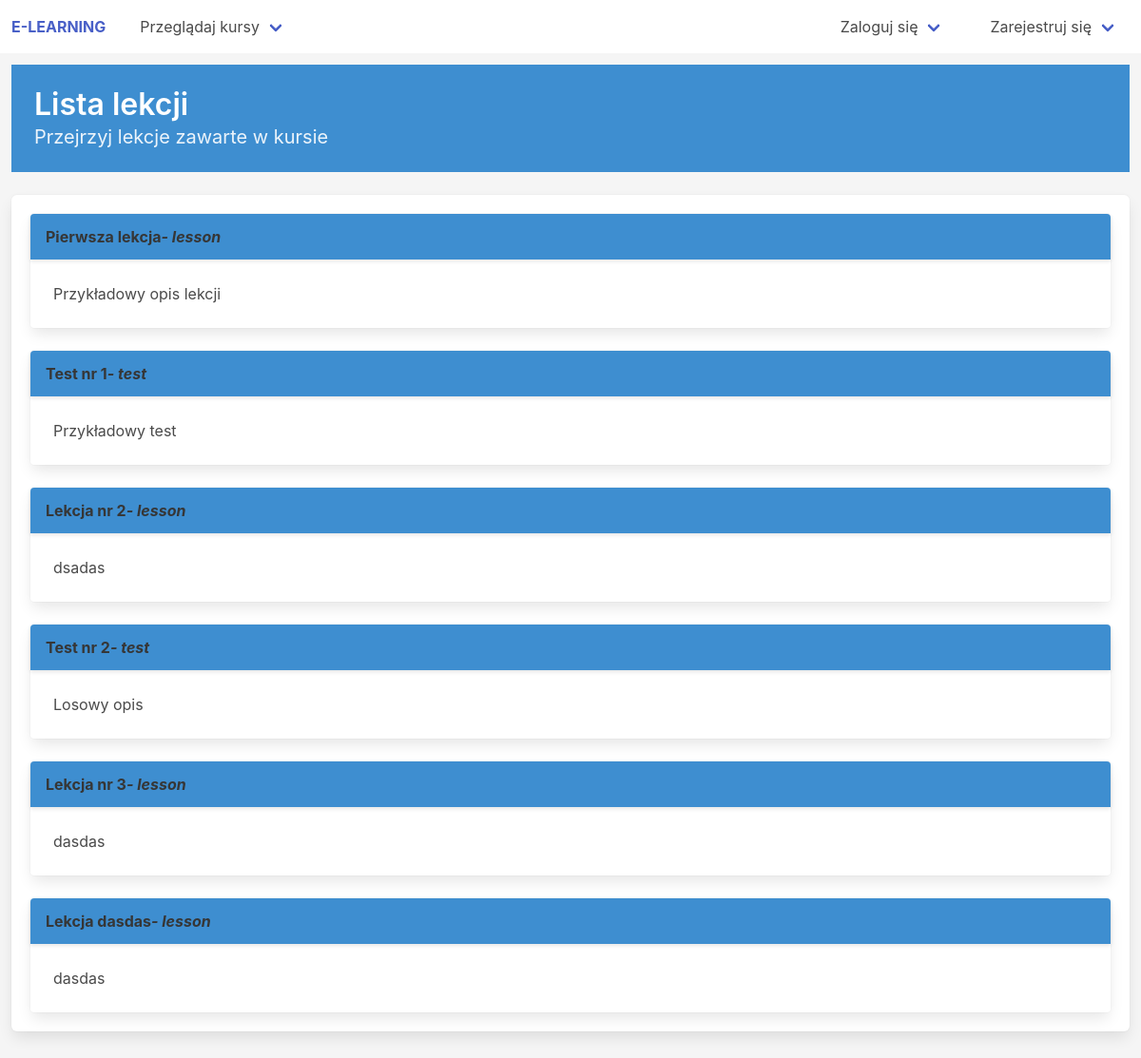
The app's page /courses/course-view/nr-1 with its own data.
### courses/models.py (models this page shows, shortened)
class Node(models.Model):
    NODE_TYPE = [
        ('lesson', 'Lekcja'),
        ('test', 'Test')
    ]
    name = models.CharField(max_length=100)
    desc = models.CharField(max_length=200)
    content = models.CharField(max_length=2000, default='')
    slug = models.SlugField(allow_unicode=True, blank=True, null=True)
    node_type = models.CharField(choices=NODE_TYPE, default='lesson', max_length=20)
    course = models.ForeignKey(to='Course', on_delete=models.CASCADE)
    node_number = models.PositiveIntegerField(null=True)
    class Meta():
        unique_together = ['course', 'node_number']

### courses/views.py (the view)
# urls.py: path('course-view/<course_slug>', course_view, name='course_view'),
def course_view(request, course_slug):
    course = Course.objects.get(slug=course_slug)
    lessons = course.node_set.all()
    return render(request, 'courses/course-view.html', {'course_slug':course.slug , 'lessons':lessons})

### templates/courses/course-view.html
{% extends "base.html" %}
{% block content %}
<section class="hero is-info is-small block">
    <div class="hero-body">
      <p class="title">
        Lista lekcji
      </p>
      <p class="subtitle">
        Przejrzyj lekcje zawarte w kursie
      </p>
    </div>
</section>
<div class='box' id='lesson-list'>
    {% include 'courses/__lesson_list.html' %}
</div>
{% endblock %}

### templates/courses/__lesson.html (shortened to what this page needs)
<div class="card block{{class}}" _='{{script}}'>
    <header class="card-header has-background-info">
        <p class="card-header-title">
            {{ lesson.name }}<i> - {{ lesson.node_type }}</i>
        </p>
    </header>
    <div class="card-content">
        <div class="content">
            {{ lesson.desc }}
        </div>
    </div>
</div>

### static/css/style.css (style rules this page uses)
html, body { min-height : 100vh; }
body { color : black; box-sizing: border-box; margin : 0px; display : flex; flex-direction: column; align-items: stretch; justify-content: center; align-content: center; background : hsl(0, 0%, 96%); }

### templates/base.html (style rules this page uses)
html, body { min-height : 100vh; }
body { color : black; box-sizing: border-box; margin : 0px; display : flex; flex-direction: column; align-items: stretch; justify-content: center; align-content: center; background : hsl(0, 0%, 96%); }

### records on screen
Node: name "Pierwsza lekcja", node_type "lesson", desc "Przykładowy opis lekcji"
Node: name "Test nr 1", node_type "test", desc "Przykładowy test"
Node: name "Lekcja nr 2", node_type "lesson", desc "dsadas"
Node: name "Test nr 2", node_type "test", desc "Losowy opis"
Node: name "Lekcja nr 3", node_type "lesson", desc "dasdas"
Node: name "Lekcja dasdas", node_type "lesson", desc "dasdas"
